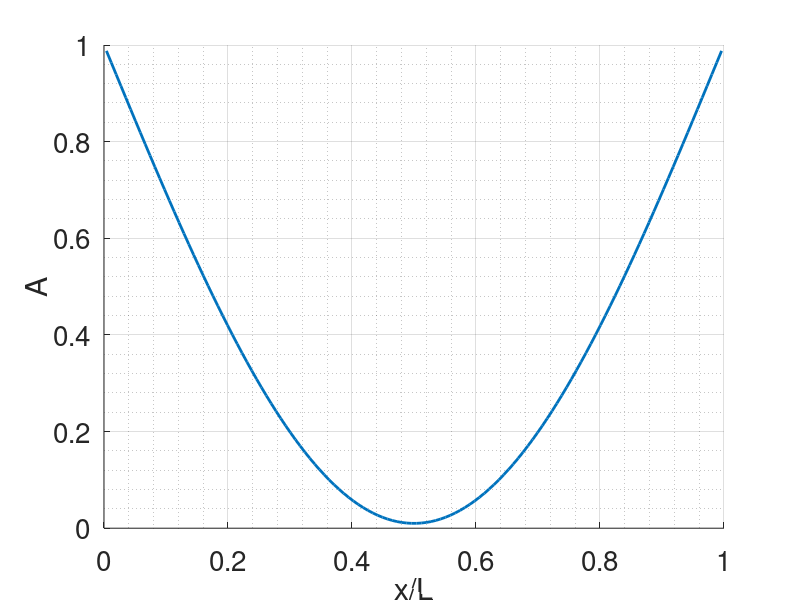

This figure's MATLAB source: (Note: this script raises an error after producing the figure.)
% Bussing thesis - Chapter 6 - Non-Reacting flow plots
% Essentially euler equations (2.39) with no reaction source
% MacCormack point implicit method - Implicit only on the reaction source 

close all;
clear;
clc;

%% Properties - Table 6-1
p_inf               = 6.6e4;            % Pa
T_inf               = 1200;             % K
M_inf               = 6;                % Mach number
gamma               = 1.4;
R                   = 8.314;
u_inf               = M_inf*sqrt(gamma*R*T_inf);
rho_inf             = p_inf/(R*T_inf);
cp_O2               = 1000;             % J/kgK
cp_O                = 718;              % J/kgK
cv_O2               = cp_O2*gamma;
cv_O               = cp_O*gamma;
L                   = 0.213;            % m
n_grid              = 129;              
CFL                 = 0.9;
 
%% Pre processing
% Grid
x = linspace(0,L,n_grid);
x = (x(2:end)+x(1:end-1))/2;
dx = x(2) - x(1);
% Area distribution
Amax = 1;
Amin = 0.01;
A = Amin + (Amax - Amin)*(1 - sin(pi*x/L));

% Figure 6-1
figure();
hold on;
grid on;
grid minor;
xlabel('x/L');
ylabel('A');
plot(x/L,A,'Linewidth',2);
set(gcf,'color','w');
set(gca,'FontSize',20);


% Define the initial conditions
u = u_inf*ones(1,n_grid);
T = T_inf*ones(1,n_grid);
p = p_inf*ones(1,n_grid);
rho = rho_inf*ones(1,n_grid);

% Lets do this explicitly till steady state
diff = 1;
t = 0;

while (diff > 1e-8)
    % Guess a value of dt based on intial velocity
    dt = CFL*dx/max(u);
    % Update pressures with equation of state
    p = R*rho.*T;
    t = t + dt;
    % Both the F and H in this case are treated explicitly, so lets
    % construct them first
    % F vector
    F = zeros(3,n_grid);
    
    % Upwinding convection terms
    % Mass conservation - central nodes
    F(1,2:end-1) = ((rho(2:end-1).*u(2:end-1)).*((A(2:end-1)+A(3:end))/2)) - ...
                   ((rho(1:end-2).*u(1:end-2)).*((A(2:end-1)+A(1:end-2))/2)); 
    % Mass conservation - right boundary
    F(1,end) = rho(end)*u(end)*interp1(x,A,L) - rho(end-1)*u(end-1)*((A(end)+A(end-1))/2);
    % Mass conservation - left boundary
    F(1,1) = rho(1)*u(1)*((A(1)+A(2))/2) - rho_inf*u_inf*interp1(x,A,0);
    
    % Momentum conservation - central nodes
    F(2,2:end-1) = ((rho(2:end-1).*u(2:end-1).*u(2:end-1)).*((A(2:end-1)+A(3:end))/2)) - ...
                   ((rho(1:end-2).*u(1:end-2).*u(1:end-2)).*((A(2:end-1)+A(1:end-2))/2)) + ...
                   ((p(3:end)+p(2:end-1))/2).*(A(2:end-1)+A(3:end))/2 - ((p(2:end-1)+p(1:end-2))/2).*(A(2:end-1)+A(1:end-2))/2;
    
    % Momentum conservation - right boundary
    F(2,end) = rho(end)*u(end)*u(end)*interp1(x,A,L) - rho(end-1)*u(end-1)*u(end-1)*((A(end)+A(end-1))/2) + ...
               p_inf*interp1(x,A,L) - ((p(end-1)+p(end))/2)*((A(end)+A(end-1))/2);
           
    % Momentum conservation - left boundary
    F(2,1) = rho(1)*u(1)*u(1)*((A(1)+A(2))/2) - rho_inf*u_inf*u_inf*interp1(x,A,0) + ...
             ((p(2)+p(1))/2)*((A(2)+A(1))/2) - p_inf*interp1(x,A,0);
         
    % Energy conservation - central nodes
    F(2,end-1)
end









 
